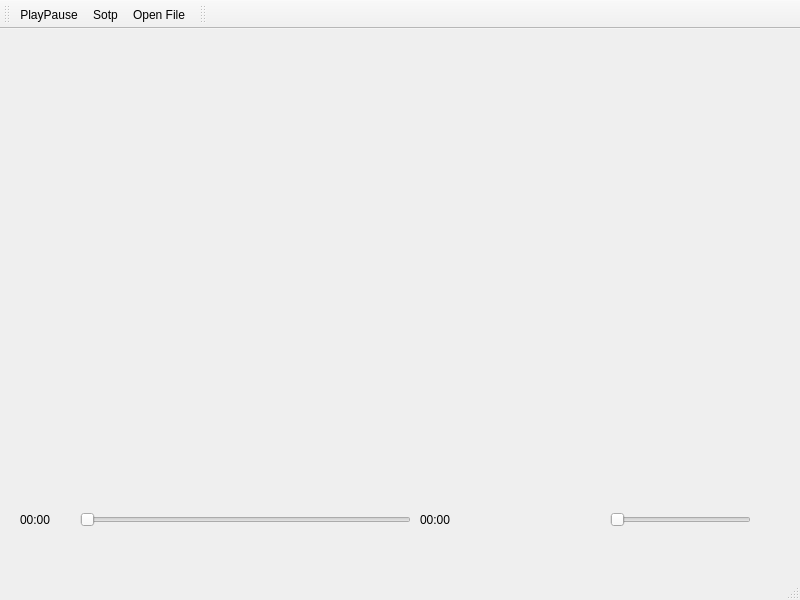
<?xml version="1.0" encoding="UTF-8"?>
<ui version="4.0">
 <class>AudioPlayerClass</class>
 <widget class="QMainWindow" name="AudioPlayerClass">
  <property name="geometry">
   <rect>
    <x>0</x>
    <y>0</y>
    <width>800</width>
    <height>600</height>
   </rect>
  </property>
  <property name="windowTitle">
   <string>AudioPlayer</string>
  </property>
  <widget class="QWidget" name="centralWidget">
   <widget class="QSlider" name="volumeSlider">
    <property name="geometry">
     <rect>
      <x>610</x>
      <y>480</y>
      <width>141</width>
      <height>21</height>
     </rect>
    </property>
    <property name="maximum">
     <number>100</number>
    </property>
    <property name="orientation">
     <enum>Qt::Orientation::Horizontal</enum>
    </property>
   </widget>
   <widget class="QSlider" name="positionSlider">
    <property name="geometry">
     <rect>
      <x>80</x>
      <y>480</y>
      <width>331</width>
      <height>21</height>
     </rect>
    </property>
    <property name="maximum">
     <number>100</number>
    </property>
    <property name="singleStep">
     <number>5</number>
    </property>
    <property name="orientation">
     <enum>Qt::Orientation::Horizontal</enum>
    </property>
   </widget>
   <widget class="QLabel" name="positionLabel">
    <property name="geometry">
     <rect>
      <x>20</x>
      <y>480</y>
      <width>41</width>
      <height>21</height>
     </rect>
    </property>
    <property name="text">
     <string>00:00</string>
    </property>
   </widget>
   <widget class="QLabel" name="durationLabel">
    <property name="geometry">
     <rect>
      <x>420</x>
      <y>480</y>
      <width>41</width>
      <height>21</height>
     </rect>
    </property>
    <property name="text">
     <string>00:00</string>
    </property>
   </widget>
  </widget>
  <widget class="QMenuBar" name="menuBar">
   <property name="geometry">
    <rect>
     <x>0</x>
     <y>0</y>
     <width>800</width>
     <height>26</height>
    </rect>
   </property>
  </widget>
  <widget class="QToolBar" name="mainToolBar">
   <attribute name="toolBarArea">
    <enum>TopToolBarArea</enum>
   </attribute>
   <attribute name="toolBarBreak">
    <bool>false</bool>
   </attribute>
   <addaction name="actionPlayPause"/>
   <addaction name="actionStop"/>
   <addaction name="actionOpen_File"/>
  </widget>
  <widget class="QStatusBar" name="statusBar"/>
  <widget class="QToolBar" name="toolBar">
   <property name="windowTitle">
    <string>toolBar</string>
   </property>
   <attribute name="toolBarArea">
    <enum>TopToolBarArea</enum>
   </attribute>
   <attribute name="toolBarBreak">
    <bool>false</bool>
   </attribute>
  </widget>
  <action name="actionStop">
   <property name="icon">
    <iconset theme="QIcon::ThemeIcon::MediaPlaybackStop"/>
   </property>
   <property name="text">
    <string>Sotp</string>
   </property>
   <property name="menuRole">
    <enum>QAction::MenuRole::NoRole</enum>
   </property>
  </action>
  <action name="actionPlayPause">
   <property name="icon">
    <iconset resource="AudioPlayer.qrc">
     <normaloff>:/res/icons/icon_play.png</normaloff>:/res/icons/icon_play.png</iconset>
   </property>
   <property name="text">
    <string>PlayPause</string>
   </property>
   <property name="menuRole">
    <enum>QAction::MenuRole::NoRole</enum>
   </property>
  </action>
  <action name="actionOpen_File">
   <property name="icon">
    <iconset theme="QIcon::ThemeIcon::FolderOpen"/>
   </property>
   <property name="text">
    <string>Open File</string>
   </property>
   <property name="menuRole">
    <enum>QAction::MenuRole::NoRole</enum>
   </property>
  </action>
 </widget>
 <layoutdefault spacing="6" margin="11"/>
 <resources>
  <include location="AudioPlayer.qrc"/>
 </resources>
 <connections/>
</ui>
